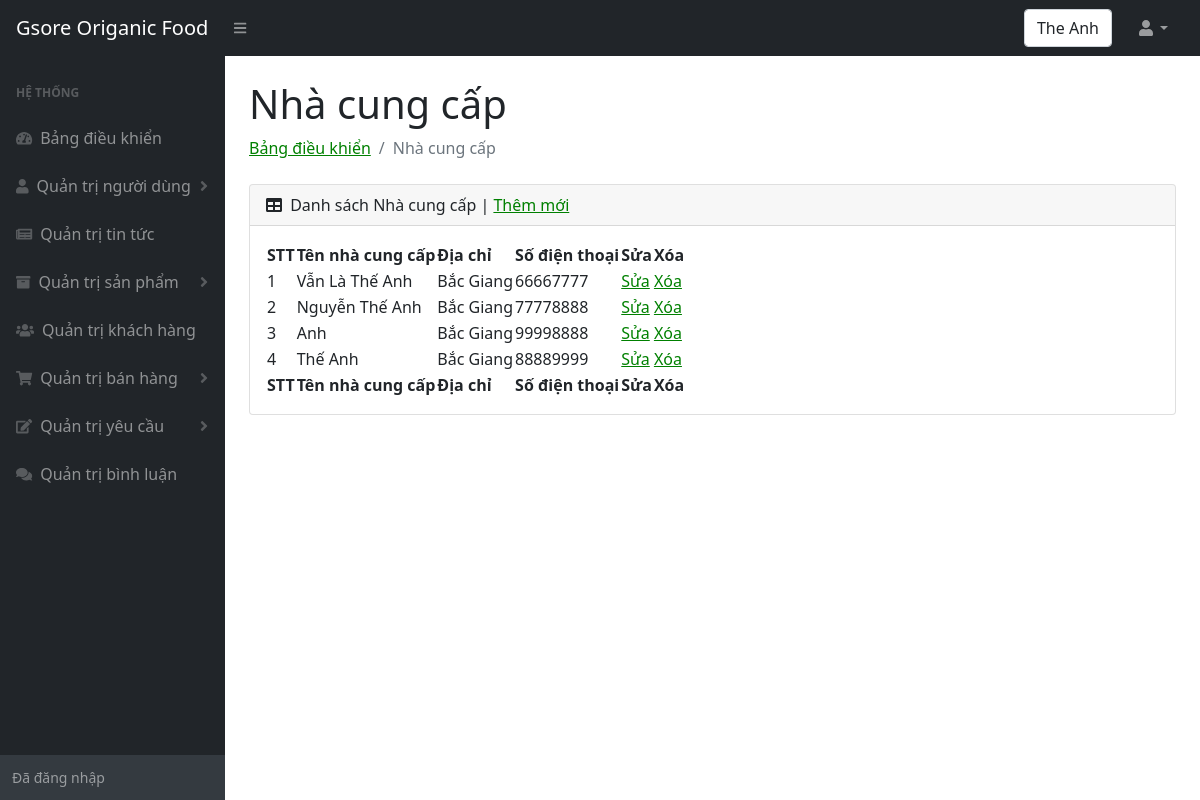
/admin/nhacungcap.php (signed in), run on the app's committed database.
### tables this page shows
CREATE TABLE `nhacungcap` (
  `manhacungcap` int(10) NOT NULL,
  `tennhacungcap` varchar(100) NOT NULL,
  `diachinhacungcap` varchar(100) NOT NULL,
  `sdtnhacungcap` int(15) NOT NULL
);

### admin/nhacungcap.php (the view, shortened to what this page needs)
<!DOCTYPE html>
<html lang="en">
    <html lang="en">
    <head>
        <link href="https://cdn.jsdelivr.net/npm/simple-datatables@latest/dist/style.css" rel="stylesheet" />
        <link href="css/styles.css" rel="stylesheet" />
    </head>
    <body class="sb-nav-fixed">
        <nav class="sb-topnav navbar navbar-expand navbar-dark bg-dark">
            <a class="navbar-brand ps-3" href="../index.php">Gsore Origanic Food </a>
            <button class="btn btn-link btn-sm order-1 order-lg-0 me-4 me-lg-0" id="sidebarToggle" href="#!"><i class="fas fa-bars"></i></button>
            <form class="d-none d-md-inline-block form-inline ms-auto me-0 me-md-3 my-2 my-md-0">
                <div class="input-group">
                  <div class="form-control"><?php  echo $_SESSION['ten_nguoi_dung'];?>  </div>
                </div>
            </form>
            <ul class="navbar-nav ms-auto ms-md-0 me-3 me-lg-4">
                <li class="nav-item dropdown">
                    <a class="nav-link dropdown-toggle" id="navbarDropdown" href="#" role="button" data-bs-toggle="dropdown" aria-expanded="false"><i class="fas fa-user fa-fw"></i></a>
                </li>
            </ul>
        </nav>
        <div id="layoutSidenav">
        <div id="layoutSidenav_nav" >
                <nav class="sb-sidenav accordion sb-sidenav-dark" id="sidenavAccordion">
                    <div class="sb-sidenav-menu">
                        <div class="nav">
                            <div class="sb-sidenav-menu-heading">Hệ thống</div>
                            <a class="nav-link" href="index.php">
                                <div class="sb-nav-link-icon"><i class="fas fa-tachometer-alt"></i></div>
                                Bảng điều khiển
                            </a>
                            <a class="nav-link collapsed" href="nguoidung.php" data-bs-toggle="collapse" data-bs-target="#collapseOne" aria-expanded="false" aria-controls="collapseOne">
                                <div class="sb-nav-link-icon"><i class="fas fa-user"></i></div>
                                Quản trị người dùng
                                <div class="sb-sidenav-collapse-arrow"><i class="fas fa-angle-down"></i></div>
                            </a>
                            <a class="nav-link" href="tintuc.php">
                                <div class="sb-nav-link-icon"><i class="fas fa-newspaper"></i></div>
                                    Quản trị tin tức
                            </a>
                            <a class="nav-link collapsed" href="#" data-bs-toggle="collapse" data-bs-target="#collapseTwo" aria-expanded="false" aria-controls="collapseTwo">
                                <div class="sb-nav-link-icon"><i class="fas fa-archive"></i></div>
                                Quản trị sản phẩm
                                <div class="sb-sidenav-collapse-arrow"><i class="fas fa-angle-down"></i></div>
                            </a>
                            <a class="nav-link" href="khachhang.php">
                                <div class="sb-nav-link-icon"><i class="fas fa-users"></i></div>
                                Quản trị khách hàng
                            </a>
                            <a class="nav-link collapsed" href="#" data-bs-toggle="collapse" data-bs-target="#collapseThree" aria-expanded="false" aria-controls="collapseThree">
                                <div class="sb-nav-link-icon"><i class="fas fa-shopping-cart"></i></div>
                                Quản trị bán hàng
                                <div class="sb-sidenav-collapse-arrow"><i class="fas fa-angle-down"></i></div>
                            </a>
                            <a class="nav-link collapsed" href="#" data-bs-toggle="collapse" data-bs-target="#collapseFour" aria-expanded="false" aria-controls="collapseFour">
                                <div class="sb-nav-link-icon"><i class="fas fa-edit"></i></div>
                                Quản trị yêu cầu
                                <div class="sb-sidenav-collapse-arrow"><i class="fas fa-angle-down"></i></div>
                            </a>
                            <a class="nav-link" href="binhluan.php">
                                <div class="sb-nav-link-icon"><i class="fas fa-comments"></i></div>
                                Quản trị bình luận
                            </a>
                        </div>
                    </div>
                    <div class="sb-sidenav-footer">
                        <div class="small">Đã đăng nhập</div>
                    </div>
                </nav>
            </div>
            <div id="layoutSidenav_content">
                    <main>
                    <div class="container-fluid px-4">
                        <h1 class="mt-4">Nhà cung cấp</h1>
                        <ol class="breadcrumb mb-4">
                            <li class="breadcrumb-item"><a href="index.php">Bảng điều khiển</a></li>
                            <li class="breadcrumb-item active">Nhà cung cấp</li>
                        </ol>
                        <div class="card mb-4">
                            <div class="card-header">
                                <i class="fas fa-table me-1"></i>
                                Danh sách Nhà cung cấp | <a href="ncc_them_moi.php">Thêm mới</a>
                            </div>
                            <div class="card-body">
                                <table id="datatablesSimple">
                                    <thead>
                                        <tr>
                                            <th>STT</th>
                                            <th>Tên nhà cung cấp</th>
                                            <th>Địa chỉ</th>
                                            <th>Số điện thoại</th>
                                            <th>Sửa</th>
                                            <th>Xóa</th>
                                        </tr>
                                    </thead>
                                    <tfoot>
                                        <tr>
                                            <th>STT</th>
                                            <th>Tên nhà cung cấp</th>
                                            <th>Địa chỉ</th>
                                            <th>Số điện thoại</th>
                                            <th>Sửa</th>
                                            <th>Xóa</th>
                                        </tr>
                                    </tfoot>
                                    <tbody>
                <?php
                  include("../config.php");
                  $sql = "
                          SELECT *
                          from nhacungcap
                          order by manhacungcap desc";
                  $ncc = mysqli_query($ket_noi, $sql);
                  $i=0;
                  while ($row = mysqli_fetch_array($ncc)) {
                  $i++;
                ;?>
                                        <tr>
                                            <td><?php echo $i;?></td>
                                            <td><?php echo $row["tennhacungcap"];?></td>
                                            <td><?php echo $row["diachinhacungcap"];?></td>
                                            <td><?php echo $row["sdtnhacungcap"];?></td>
                                            <td><a href="ncc_sua.php?id=<?php echo $row["manhacungcap"];?>">Sửa</a></td>
                                            <td><a href="ncc_xoa.php?id=<?php echo $row["manhacungcap"];?>">Xóa</a></td>
                                        </tr>
                <?php
                  }
                ;?>
                                    </tbody>
                                </table>
                            </div>
                        </div>
                    </div>
                </main>
            </div>
        </div>
    </body>
</html>

### data on the page
nhacungcap: tennhacungcap "Vẫn Là Thế Anh", diachinhacungcap "Bắc Giang", sdtnhacungcap "66667777"
nhacungcap: tennhacungcap "Nguyễn Thế Anh", diachinhacungcap "Bắc Giang", sdtnhacungcap "77778888"
nhacungcap: tennhacungcap "Anh", diachinhacungcap "Bắc Giang", sdtnhacungcap "99998888"
nhacungcap: tennhacungcap "Thế Anh", diachinhacungcap "Bắc Giang", sdtnhacungcap "88889999"

### other printed values
$_SESSION['ten_nguoi_dung'] "The Anh"
